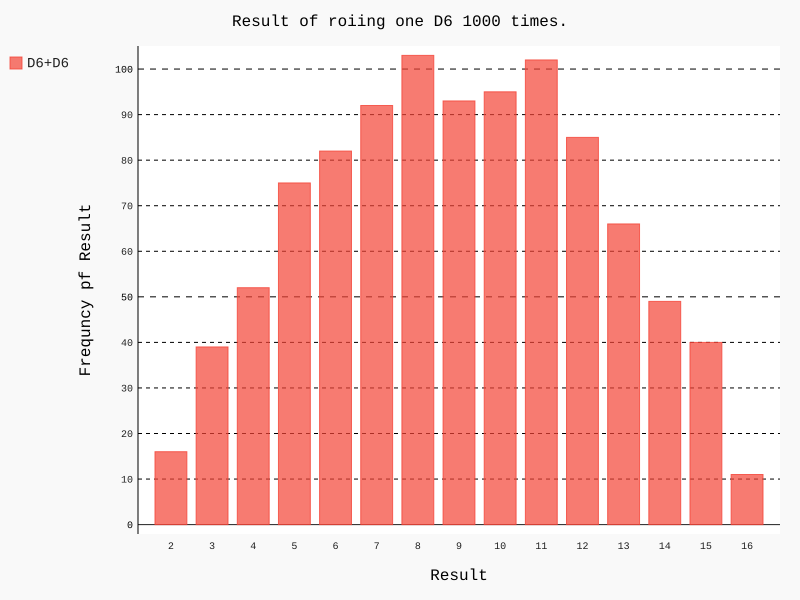

Write Python code to recreate this figure.
from die import Die
import pygal
""""创建投骰子的需求"""
dies = 2
die1 = Die()
die2 = Die(10)
"""掷骰子，并储存结果"""
results = []
for roll_num in range(1000):
    result = die1.roll() +  die2.roll()
    results.append(result)

"""分析结果"""
frequencies = []

max_result = die1.num_slides + die2.num_slides
for value in range(2,max_result+1):
    frequency = results.count(value)
    frequencies.append(frequency)


hist = pygal.Bar()
hist.title = "Result of roiing one D6 1000 times."
hist.x_labels = list(range(dies,max_result+1))
hist.x_title = "Result"
hist.y_title = "Frequncy pf Result"
hist.add('D6+D6',frequencies)
hist.render_to_file('die_visual.svg')
